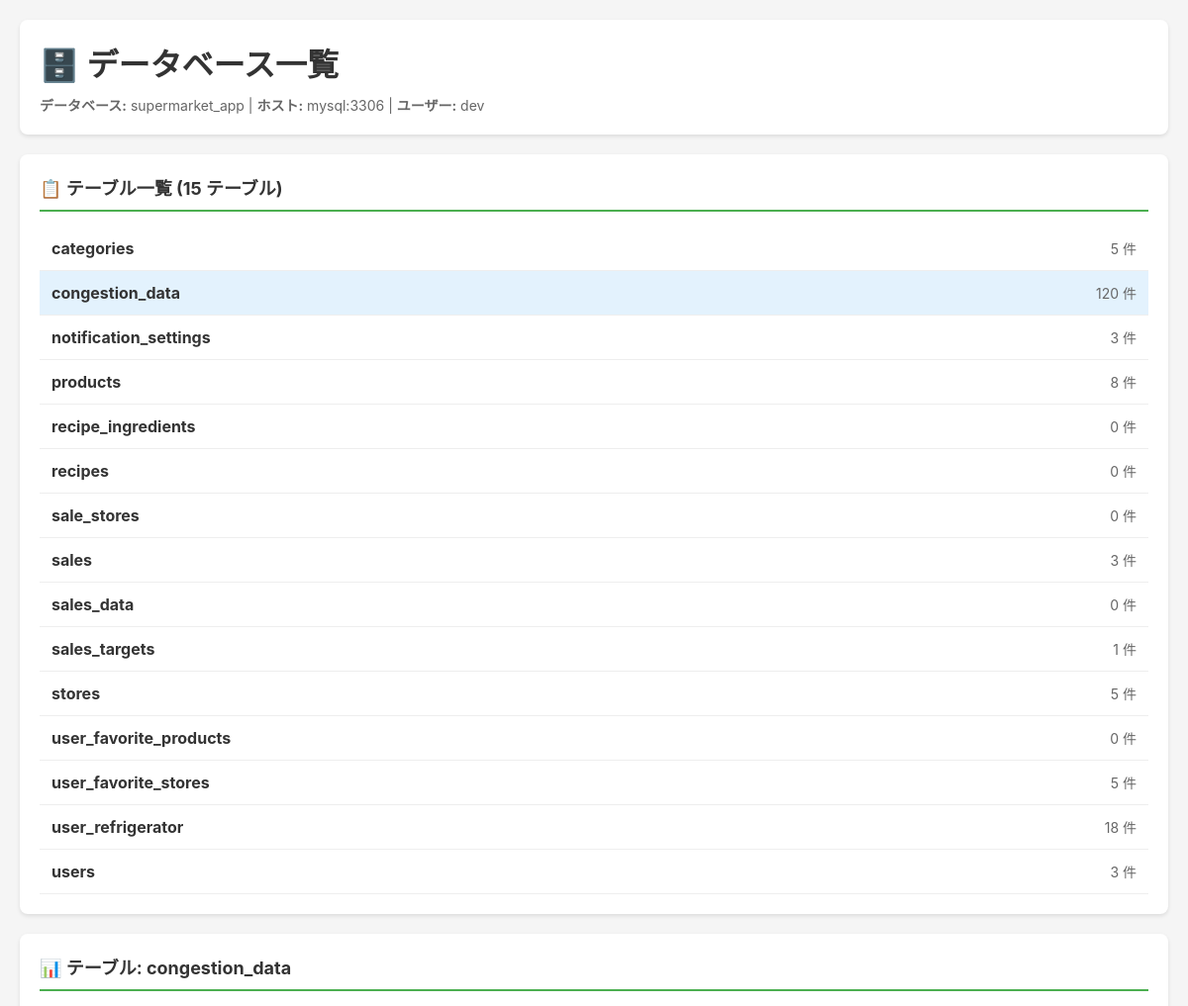
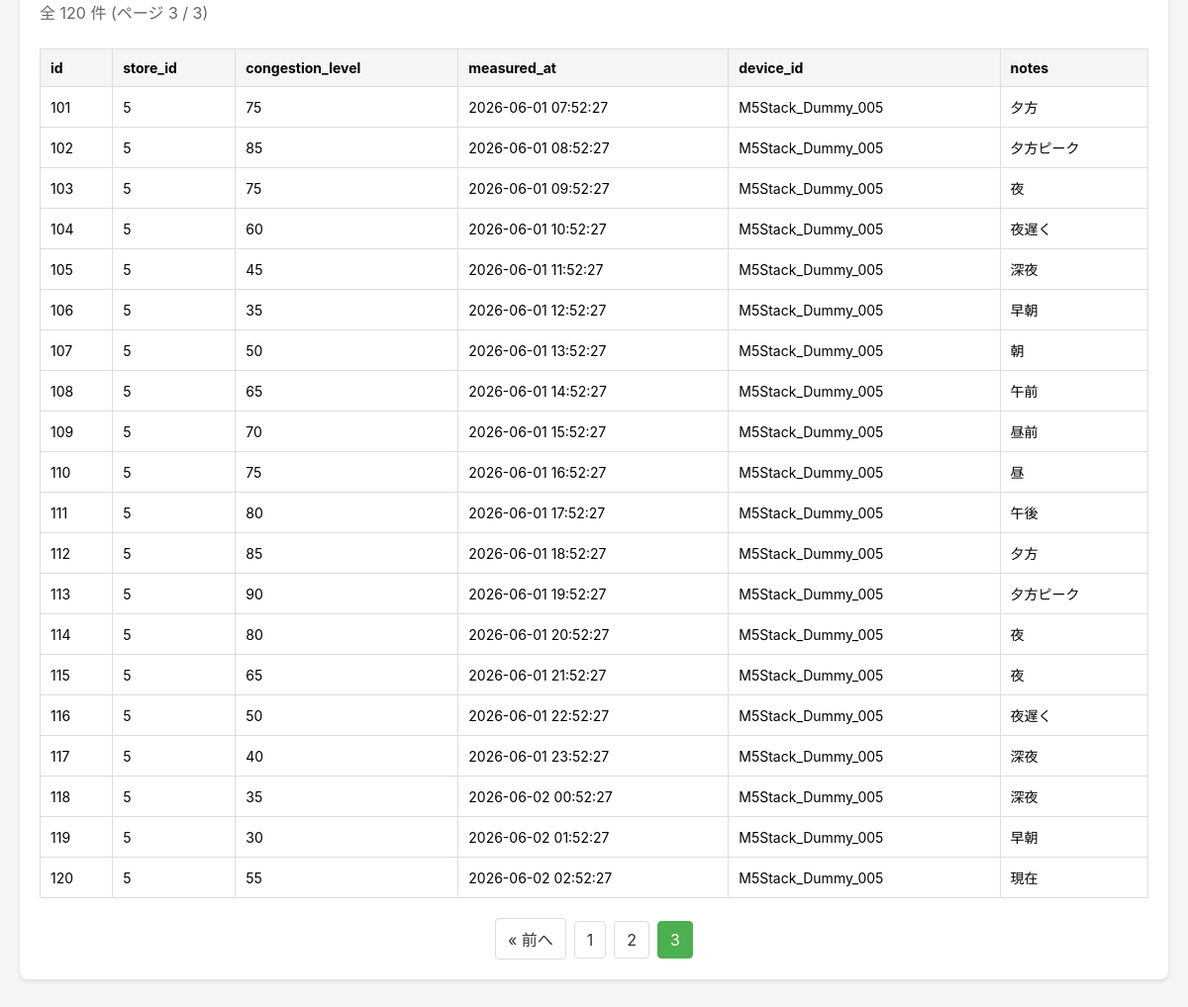
The app's page /server/admin/index.php?table=congestion_data&page=3 with its own data (2 pictures, top to bottom).
### tables this page shows
CREATE TABLE IF NOT EXISTS congestion_data (
    id INT AUTO_INCREMENT PRIMARY KEY,
    store_id INT NOT NULL,
    congestion_level INT NOT NULL COMMENT '混雑率（0-100の整数）',
    measured_at TIMESTAMP DEFAULT CURRENT_TIMESTAMP,
    device_id VARCHAR(100) COMMENT 'M5StackデバイスID',
    notes TEXT COMMENT '備考',
    FOREIGN KEY (store_id) REFERENCES stores(id) ON DELETE CASCADE,
    INDEX idx_store_measured (store_id, measured_at),
    INDEX idx_measured_at (measured_at)
);

### server/admin/index.php (the view, shortened to what this page needs)
<!DOCTYPE html>
<html lang="ja">
<head>
</head>
<body>
    <div class="container">
        <div class="header">
            <h1>🗄️ データベース一覧</h1>
            <div class="info">
                <strong>データベース:</strong> supermarket_app |
                <strong>ホスト:</strong> mysql:3306 |
                <strong>ユーザー:</strong> dev
            </div>
        </div>
        <?php
        try {
            $db = getDB();
            $conn = $db->getConnection();
            $tables = $conn->query("SHOW TABLES")->fetchAll(PDO::FETCH_COLUMN);
            $selectedTable = $_GET['table'] ?? null;
            echo "<div class='card'>";
            echo "<div class='card-title'>📋 テーブル一覧 (" . count($tables) . " テーブル)</div>";
            echo "<ul class='table-list'>";
            foreach ($tables as $table) {
                $count = $conn->query("SELECT COUNT(*) FROM `$table`")->fetchColumn();
                $isSelected = ($selectedTable === $table) ? 'selected' : '';
                echo "<li class='$isSelected'>";
                echo "<a href='?table=" . urlencode($table) . "'>";
                echo "<span><strong>$table</strong></span>";
                echo "<span class='count'>$count 件</span>";
                echo "</a></li>";
            }
            echo "</ul>";
            echo "</div>";
            if ($selectedTable && in_array($selectedTable, $tables)) {
                $page = isset($_GET['page']) ? max(1, intval($_GET['page'])) : 1;
                $perPage = 50;
                $offset = ($page - 1) * $perPage;
                $totalCount = $conn->query("SELECT COUNT(*) FROM `$selectedTable`")->fetchColumn();
                $totalPages = ceil($totalCount / $perPage);
                $data = $conn->query("SELECT * FROM `$selectedTable` LIMIT $perPage OFFSET $offset")->fetchAll(PDO::FETCH_ASSOC);
                $columns = [];
                if (!empty($data)) {
                    $columns = array_keys($data[0]);
                } else {
                    $stmt = $conn->query("DESCRIBE `$selectedTable`");
                    $columns = $stmt->fetchAll(PDO::FETCH_COLUMN);
                }
                echo "<div class='card'>";
                echo "<div class='card-title'>📊 テーブル: $selectedTable</div>";
                echo "<div style='color: #666; margin-bottom: 10px;'>全 $totalCount 件 (ページ $page / $totalPages)</div>";
                if (!empty($data)) {
                    echo "<div style='overflow-x: auto;'>";
                    echo "<table>";
                    echo "<thead><tr>";
                    foreach ($columns as $col) {
                        echo "<th>$col</th>";
                    }
                    echo "</tr></thead><tbody>";
                    foreach ($data as $row) {
                        echo "<tr>";
                        foreach ($columns as $col) {
                            $value = $row[$col] ?? '';
                            echo "<td>" . htmlspecialchars($value, ENT_QUOTES, 'UTF-8') . "</td>";
                        }
                        echo "</tr>";
                    }
                    echo "</tbody></table>";
                    echo "</div>";
                    if ($totalPages > 1) {
                        echo "<div class='pagination'>";
                        if ($page > 1) {
                            echo "<a href='?table=" . urlencode($selectedTable) . "&page=" . ($page - 1) . "'>« 前へ</a>";
                        }
                        for ($i = max(1, $page - 2); $i <= min($totalPages, $page + 2); $i++) {
                            $active = ($i === $page) ? 'current' : '';
                            echo "<a href='?table=" . urlencode($selectedTable) . "&page=$i' class='$active'>$i</a>";
                        }
                        echo "</div>";
                    }
                } else {
                    echo "<p style='padding: 20px; text-align: center; color: #666;'>データがありません</p>";
                }
                echo "</div>";
            }
        } catch (Exception $e) {
            echo "<div class='error'>";
            echo "<strong>エラー:</strong> " . htmlspecialchars($e->getMessage());
            echo "</div>";
        }
        ?>
    </div>
</body>
</html>

### server/admin/index.php (style rules this page uses)
* { margin: 0; padding: 0; box-sizing: border-box; }
body { font-family: -apple-system, BlinkMacSystemFont, "Segoe UI", Roboto, "Helvetica Neue", Arial, sans-serif; background: #f5f5f5; padding: 20px; }
.container { max-width: 1400px; margin: 0 auto; }
.header { background: white; padding: 20px; border-radius: 8px; margin-bottom: 20px; box-shadow: 0 2px 4px rgba(0,0,0,0.1); }
.header h1 { color: #333; margin-bottom: 10px; }
.header .info { color: #666; font-size: 14px; }
.card { background: white; border-radius: 8px; padding: 20px; margin-bottom: 20px; box-shadow: 0 2px 4px rgba(0,0,0,0.1); }
.card-title { font-size: 18px; font-weight: bold; margin-bottom: 15px; color: #333; border-bottom: 2px solid #4CAF50; padding-bottom: 10px; }
.table-list { list-style: none; }
.table-list li { padding: 12px; border-bottom: 1px solid #eee; transition: background 0.2s; }
.table-list li.selected { background: #e3f2fd; }
.table-list a { text-decoration: none; color: #333; display: flex; justify-content: space-between; align-items: center; }
.count { color: #666; font-size: 14px; }
table { width: 100%; border-collapse: collapse; margin-top: 15px; }
th, td { padding: 10px; text-align: left; border: 1px solid #ddd; font-size: 14px; }
th { background: #f5f5f5; font-weight: bold; position: sticky; top: 0; }
.pagination { margin-top: 20px; text-align: center; }
.pagination a { display: inline-block; padding: 8px 12px; margin: 0 4px; text-decoration: none; border: 1px solid #ddd; border-radius: 4px; color: #333; }
.pagination .current { background: #4CAF50; color: white; border-color: #4CAF50; }

### records on screen
congestion_data: id "101", store "5", congestion_level "75", measured_at "2026-06-01 07:52:27", device "M5Stack_Dummy_005", notes "夕方"
congestion_data: id "102", store "5", congestion_level "85", measured_at "2026-06-01 08:52:27", device "M5Stack_Dummy_005", notes "夕方ピーク"
congestion_data: id "103", store "5", congestion_level "75", measured_at "2026-06-01 09:52:27", device "M5Stack_Dummy_005", notes "夜"
congestion_data: id "104", store "5", congestion_level "60", measured_at "2026-06-01 10:52:27", device "M5Stack_Dummy_005", notes "夜遅く"
congestion_data: id "105", store "5", congestion_level "45", measured_at "2026-06-01 11:52:27", device "M5Stack_Dummy_005", notes "深夜"
congestion_data: id "106", store "5", congestion_level "35", measured_at "2026-06-01 12:52:27", device "M5Stack_Dummy_005", notes "早朝"
congestion_data: id "107", store "5", congestion_level "50", measured_at "2026-06-01 13:52:27", device "M5Stack_Dummy_005", notes "朝"
congestion_data: id "108", store "5", congestion_level "65", measured_at "2026-06-01 14:52:27", device "M5Stack_Dummy_005", notes "午前"
congestion_data: id "109", store "5", congestion_level "70", measured_at "2026-06-01 15:52:27", device "M5Stack_Dummy_005", notes "昼前"
congestion_data: id "110", store "5", congestion_level "75", measured_at "2026-06-01 16:52:27", device "M5Stack_Dummy_005", notes "昼"
congestion_data: id "111", store "5", congestion_level "80", measured_at "2026-06-01 17:52:27", device "M5Stack_Dummy_005", notes "午後"
congestion_data: id "112", store "5", congestion_level "85", measured_at "2026-06-01 18:52:27", device "M5Stack_Dummy_005", notes "夕方"
congestion_data: id "113", store "5", congestion_level "90", measured_at "2026-06-01 19:52:27", device "M5Stack_Dummy_005", notes "夕方ピーク"
congestion_data: id "114", store "5", congestion_level "80", measured_at "2026-06-01 20:52:27", device "M5Stack_Dummy_005", notes "夜"
congestion_data: id "115", store "5", congestion_level "65", measured_at "2026-06-01 21:52:27", device "M5Stack_Dummy_005", notes "夜"
congestion_data: id "116", store "5", congestion_level "50", measured_at "2026-06-01 22:52:27", device "M5Stack_Dummy_005", notes "夜遅く"
congestion_data: id "117", store "5", congestion_level "40", measured_at "2026-06-01 23:52:27", device "M5Stack_Dummy_005", notes "深夜"
congestion_data: id "118", store "5", congestion_level "35", measured_at "2026-06-02 00:52:27", device "M5Stack_Dummy_005", notes "深夜"
congestion_data: id "119", store "5", congestion_level "30", measured_at "2026-06-02 01:52:27", device "M5Stack_Dummy_005", notes "早朝"
congestion_data: id "120", store "5", congestion_level "55", measured_at "2026-06-02 02:52:27", device "M5Stack_Dummy_005", notes "現在"

### other values on screen
count($tables) "15"
$table "categories"
$count "5"
$table "congestion_data"
$count "120"
$table "notification_settings"
$count "3"
$table "products"
$count "8"
$table "recipe_ingredients"
$count "0"
$table "recipes"
$table "sale_stores"
$table "sales"
$table "sales_data"
